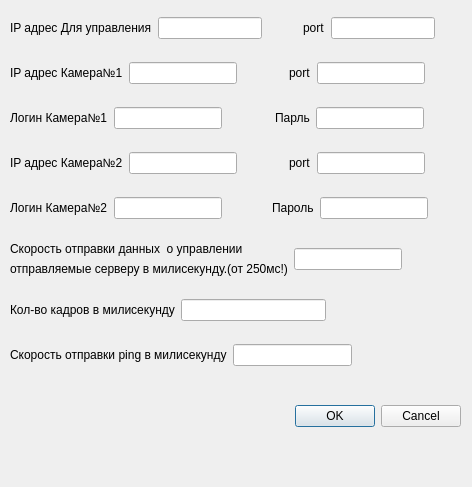
<?xml version="1.0" encoding="UTF-8"?>
<ui version="4.0">
 <class>Settings</class>
 <widget class="QDialog" name="Settings">
  <property name="geometry">
   <rect>
    <x>0</x>
    <y>0</y>
    <width>472</width>
    <height>487</height>
   </rect>
  </property>
  <property name="windowTitle">
   <string>Dialog</string>
  </property>
  <widget class="QDialogButtonBox" name="buttonBox">
   <property name="geometry">
    <rect>
     <x>120</x>
     <y>400</y>
     <width>341</width>
     <height>32</height>
    </rect>
   </property>
   <property name="orientation">
    <enum>Qt::Horizontal</enum>
   </property>
   <property name="standardButtons">
    <set>QDialogButtonBox::Cancel|QDialogButtonBox::Ok</set>
   </property>
  </widget>
  <widget class="QWidget" name="verticalLayoutWidget">
   <property name="geometry">
    <rect>
     <x>10</x>
     <y>0</y>
     <width>461</width>
     <height>391</height>
    </rect>
   </property>
   <layout class="QVBoxLayout" name="verticalLayout">
    <item>
     <layout class="QHBoxLayout" name="horizontalLayout">
      <item>
       <widget class="QLabel" name="label">
        <property name="text">
         <string>IP адрес Для управления</string>
        </property>
       </widget>
      </item>
      <item>
       <widget class="QLineEdit" name="ipControl"/>
      </item>
      <item>
       <spacer name="horizontalSpacer_5">
        <property name="orientation">
         <enum>Qt::Horizontal</enum>
        </property>
        <property name="sizeHint" stdset="0">
         <size>
          <width>40</width>
          <height>20</height>
         </size>
        </property>
       </spacer>
      </item>
      <item>
       <widget class="QLabel" name="label_3">
        <property name="text">
         <string>port</string>
        </property>
       </widget>
      </item>
      <item>
       <widget class="QLineEdit" name="portControl"/>
      </item>
      <item>
       <spacer name="horizontalSpacer">
        <property name="orientation">
         <enum>Qt::Horizontal</enum>
        </property>
        <property name="sizeHint" stdset="0">
         <size>
          <width>40</width>
          <height>20</height>
         </size>
        </property>
       </spacer>
      </item>
     </layout>
    </item>
    <item>
     <layout class="QHBoxLayout" name="horizontalLayout_2">
      <item>
       <widget class="QLabel" name="label_2">
        <property name="text">
         <string>IP адрес Камера№1</string>
        </property>
       </widget>
      </item>
      <item>
       <widget class="QLineEdit" name="ipCamera1"/>
      </item>
      <item>
       <spacer name="horizontalSpacer_6">
        <property name="orientation">
         <enum>Qt::Horizontal</enum>
        </property>
        <property name="sizeHint" stdset="0">
         <size>
          <width>40</width>
          <height>20</height>
         </size>
        </property>
       </spacer>
      </item>
      <item>
       <widget class="QLabel" name="label_5">
        <property name="text">
         <string>port</string>
        </property>
       </widget>
      </item>
      <item>
       <widget class="QLineEdit" name="portCamera1"/>
      </item>
      <item>
       <spacer name="horizontalSpacer_2">
        <property name="orientation">
         <enum>Qt::Horizontal</enum>
        </property>
        <property name="sizeHint" stdset="0">
         <size>
          <width>40</width>
          <height>20</height>
         </size>
        </property>
       </spacer>
      </item>
     </layout>
    </item>
    <item>
     <layout class="QHBoxLayout" name="horizontalLayout_5">
      <item>
       <widget class="QLabel" name="label_9">
        <property name="text">
         <string>Логин Камера№1</string>
        </property>
       </widget>
      </item>
      <item>
       <widget class="QLineEdit" name="loginCamera1"/>
      </item>
      <item>
       <spacer name="horizontalSpacer_9">
        <property name="orientation">
         <enum>Qt::Horizontal</enum>
        </property>
        <property name="sizeHint" stdset="0">
         <size>
          <width>40</width>
          <height>20</height>
         </size>
        </property>
       </spacer>
      </item>
      <item>
       <widget class="QLabel" name="label_10">
        <property name="text">
         <string>Парль</string>
        </property>
       </widget>
      </item>
      <item>
       <widget class="QLineEdit" name="passwordCamera1"/>
      </item>
      <item>
       <spacer name="horizontalSpacer_10">
        <property name="orientation">
         <enum>Qt::Horizontal</enum>
        </property>
        <property name="sizeHint" stdset="0">
         <size>
          <width>40</width>
          <height>20</height>
         </size>
        </property>
       </spacer>
      </item>
     </layout>
    </item>
    <item>
     <layout class="QHBoxLayout" name="horizontalLayout_3">
      <item>
       <widget class="QLabel" name="label_4">
        <property name="text">
         <string>IP адрес Камера№2</string>
        </property>
       </widget>
      </item>
      <item>
       <widget class="QLineEdit" name="ipCamera2"/>
      </item>
      <item>
       <spacer name="horizontalSpacer_7">
        <property name="orientation">
         <enum>Qt::Horizontal</enum>
        </property>
        <property name="sizeHint" stdset="0">
         <size>
          <width>40</width>
          <height>20</height>
         </size>
        </property>
       </spacer>
      </item>
      <item>
       <widget class="QLabel" name="label_6">
        <property name="text">
         <string>port</string>
        </property>
       </widget>
      </item>
      <item>
       <widget class="QLineEdit" name="portCamera2"/>
      </item>
      <item>
       <spacer name="horizontalSpacer_3">
        <property name="orientation">
         <enum>Qt::Horizontal</enum>
        </property>
        <property name="sizeHint" stdset="0">
         <size>
          <width>40</width>
          <height>20</height>
         </size>
        </property>
       </spacer>
      </item>
     </layout>
    </item>
    <item>
     <layout class="QHBoxLayout" name="horizontalLayout_6">
      <item>
       <widget class="QLabel" name="label_11">
        <property name="text">
         <string>Логин Камера№2</string>
        </property>
       </widget>
      </item>
      <item>
       <widget class="QLineEdit" name="loginCamera2"/>
      </item>
      <item>
       <spacer name="horizontalSpacer_11">
        <property name="orientation">
         <enum>Qt::Horizontal</enum>
        </property>
        <property name="sizeHint" stdset="0">
         <size>
          <width>40</width>
          <height>20</height>
         </size>
        </property>
       </spacer>
      </item>
      <item>
       <widget class="QLabel" name="label_12">
        <property name="text">
         <string>Пароль</string>
        </property>
       </widget>
      </item>
      <item>
       <widget class="QLineEdit" name="passwordCamera2"/>
      </item>
      <item>
       <spacer name="horizontalSpacer_12">
        <property name="orientation">
         <enum>Qt::Horizontal</enum>
        </property>
        <property name="sizeHint" stdset="0">
         <size>
          <width>40</width>
          <height>20</height>
         </size>
        </property>
       </spacer>
      </item>
     </layout>
    </item>
    <item>
     <layout class="QHBoxLayout" name="horizontalLayout_4">
      <item>
       <layout class="QVBoxLayout" name="verticalLayout_2">
        <item>
         <widget class="QLabel" name="label_7">
          <property name="text">
           <string>Скорость отправки данных  о управлении</string>
          </property>
         </widget>
        </item>
        <item>
         <widget class="QLabel" name="label_8">
          <property name="text">
           <string>отправляемые серверу в милисекунду.(от 250мс!)</string>
          </property>
         </widget>
        </item>
       </layout>
      </item>
      <item>
       <widget class="QLineEdit" name="ControlMS"/>
      </item>
      <item>
       <spacer name="horizontalSpacer_4">
        <property name="orientation">
         <enum>Qt::Horizontal</enum>
        </property>
        <property name="sizeHint" stdset="0">
         <size>
          <width>40</width>
          <height>20</height>
         </size>
        </property>
       </spacer>
      </item>
     </layout>
    </item>
    <item>
     <layout class="QHBoxLayout" name="horizontalLayout_7">
      <item>
       <layout class="QVBoxLayout" name="verticalLayout_3">
        <item>
         <widget class="QLabel" name="label_13">
          <property name="text">
           <string>Кол-во кадров в милисекунду</string>
          </property>
         </widget>
        </item>
       </layout>
      </item>
      <item>
       <widget class="QLineEdit" name="frameMS"/>
      </item>
      <item>
       <spacer name="horizontalSpacer_14">
        <property name="orientation">
         <enum>Qt::Horizontal</enum>
        </property>
        <property name="sizeHint" stdset="0">
         <size>
          <width>40</width>
          <height>20</height>
         </size>
        </property>
       </spacer>
      </item>
     </layout>
    </item>
    <item>
     <layout class="QHBoxLayout" name="horizontalLayout_8">
      <item>
       <layout class="QVBoxLayout" name="verticalLayout_4">
        <item>
         <widget class="QLabel" name="label_14">
          <property name="text">
           <string>Скорость отправки ping в милисекунду</string>
          </property>
         </widget>
        </item>
       </layout>
      </item>
      <item>
       <widget class="QLineEdit" name="pingMS"/>
      </item>
      <item>
       <spacer name="horizontalSpacer_16">
        <property name="orientation">
         <enum>Qt::Horizontal</enum>
        </property>
        <property name="sizeHint" stdset="0">
         <size>
          <width>40</width>
          <height>20</height>
         </size>
        </property>
       </spacer>
      </item>
     </layout>
    </item>
   </layout>
  </widget>
 </widget>
 <resources/>
 <connections>
  <connection>
   <sender>buttonBox</sender>
   <signal>accepted()</signal>
   <receiver>Settings</receiver>
   <slot>accept()</slot>
   <hints>
    <hint type="sourcelabel">
     <x>248</x>
     <y>254</y>
    </hint>
    <hint type="destinationlabel">
     <x>157</x>
     <y>274</y>
    </hint>
   </hints>
  </connection>
  <connection>
   <sender>buttonBox</sender>
   <signal>rejected()</signal>
   <receiver>Settings</receiver>
   <slot>reject()</slot>
   <hints>
    <hint type="sourcelabel">
     <x>316</x>
     <y>260</y>
    </hint>
    <hint type="destinationlabel">
     <x>286</x>
     <y>274</y>
    </hint>
   </hints>
  </connection>
 </connections>
</ui>
